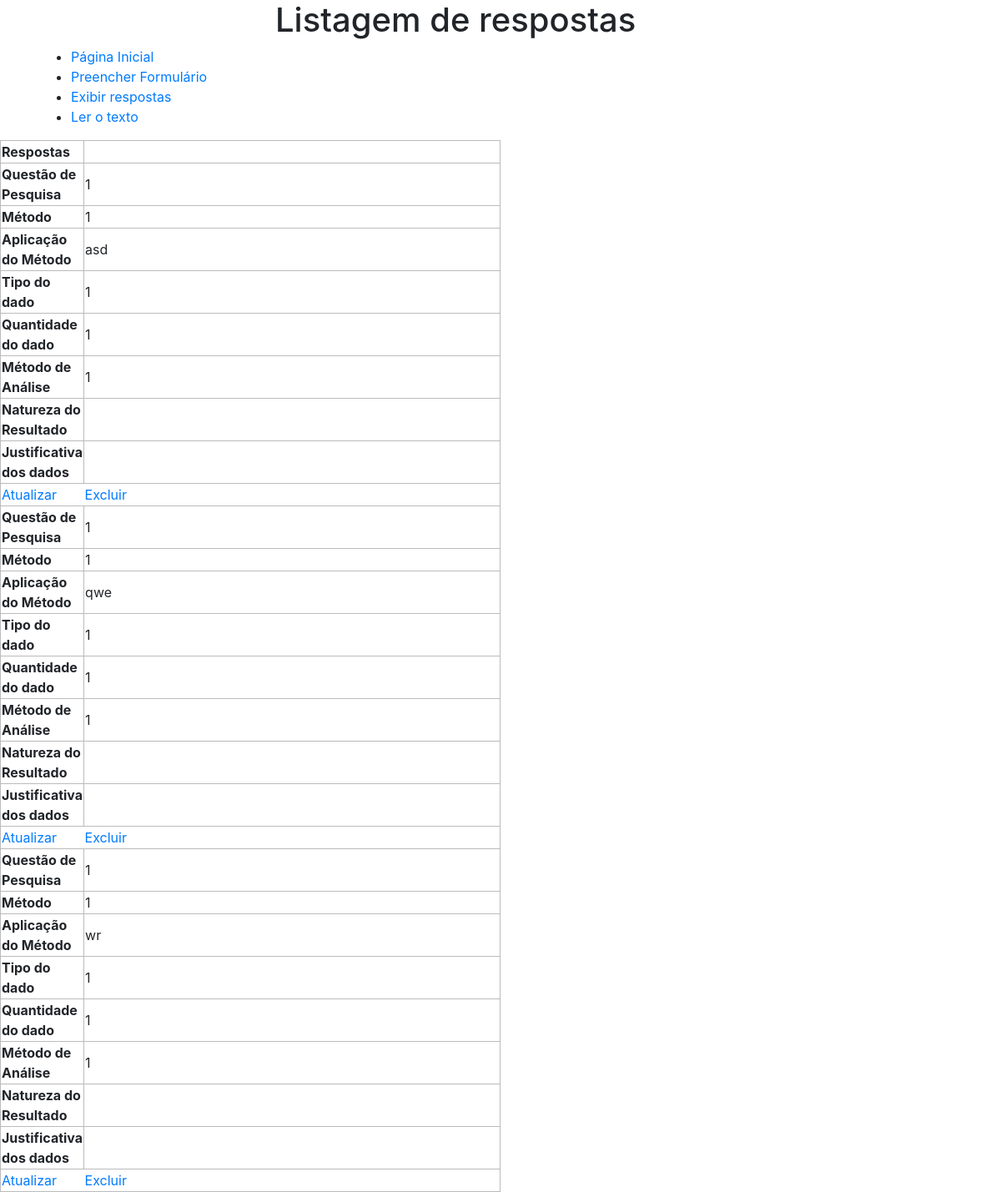
Page /produtos/ on the earlier database version.
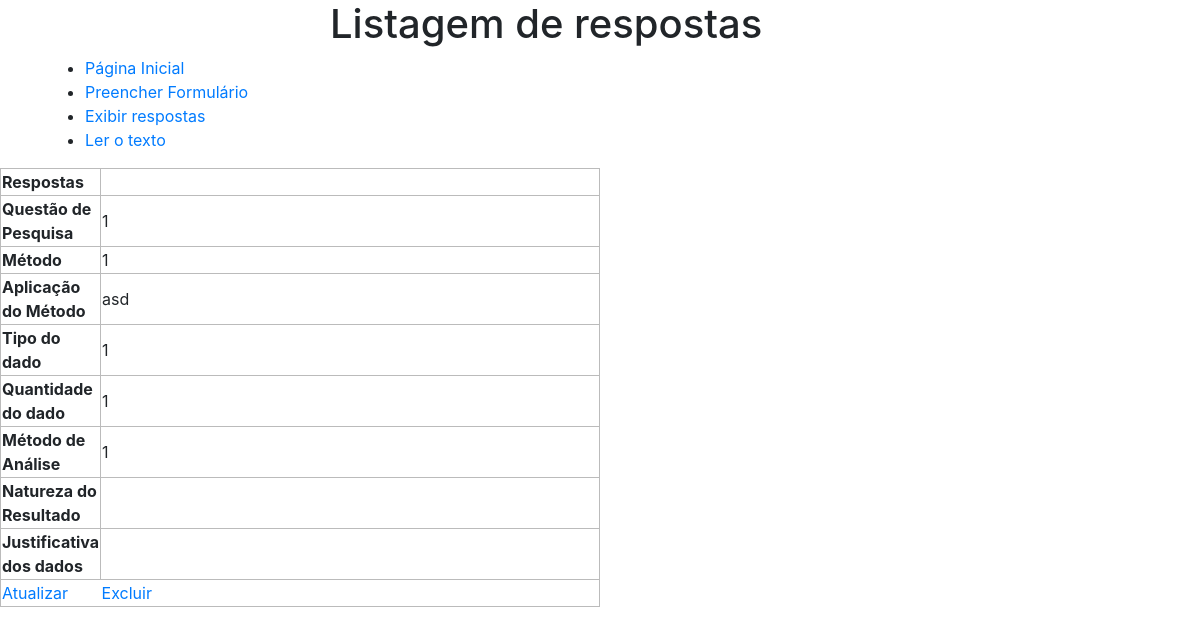
Same page on the later database version.
### helloworld/models.py (models this page shows)
class Produto(models.Model):
    questao_de_pesquisa = models.TextField(
        max_length=255,
        null=False,
        blank=False,
        help_text="(Que perguntas se quer responder com o método?)"
    )
    metodo = models.TextField(
        max_length=255,
        null=False,
        blank=False,
        help_text="(Nome dos métodos aplicados)"
    )
    aplicacao_metodo = models.TextField(
        max_length=255,
        null=False,
        blank=False,
        help_text="(Decisões relacionadas ao modo como o método foi aplicado)"
    )
    tipo_dado = models.TextField(
        max_length=255,
        null=False,
        blank=False
    )
    qtde_dado = models.TextField(
        max_length=255,
        null=False,
        blank=False
    )
    metodo_analise = models.TextField(
        max_length=255,
        null=False,
        blank=False
    )
    natureza_resultado = models.TextField(
        max_length=255,
        null=False,
        blank=False
    )
    dados_justifica = models.TextField(
        max_length=255,
        null=False,
        blank=False
    )
    objetos = models.Manager()

### website/views.py (the view)
# urls.py: path('produtos/', ProdutoListView.as_view(), name="lista_produtos"),
class ProdutoListView(ListView):
    template_name = "website/lista.html"
    model = Produto
    context_object_name = "produtos"

### website/templates/website/lista.html (shortened to what this page needs)
{% extends "base_list.html" %}
{% block title %} Listagem de respostas{% endblock %}

### website/templates/base_list.html (shortened to what this page needs)
<!doctype html>
<html lang="en">
  <head>
    {% load static %}
      <link rel="stylesheet" href="{% static "css/estilos.css" %}">
    <link rel="stylesheet" href="https://stackpath.bootstrapcdn.com/bootstrap/4.3.1/css/bootstrap.min.css"
>
  </head>
  <body>
    <div class="container">
      <div class="row">
          <div class='col-6 mx-auto'>
              <h1>{% block title %} CFE {% endblock %}</h1>
          </div>
      </div>
      <ul>
        <li><a href="{% url 'website:index' %}">Página Inicial</a></li>
        <li><a href="{% url 'website:cadastra_produto' %}">Preencher Formulário</a></li>
        <li><a href="{% url 'website:lista_produtos' %}">Exibir respostas</a></li>
        <li><a href="{% url 'website:texto' %}">Ler o texto</a></li>
      </ul>
  </div>
  <div style="max-width: 50%;">
      <table>
          <thead>
              <tr style="border-bottom: 1px solid #AAA">
                  <td style="width:10%"><b>Respostas</b></td>
              </tr>
          </thead>
          <tbody>
              {% for produto in produtos %}
                  <tr>
                      <td style="width:10%"><b>Questão de Pesquisa</b></td>
                      <td class="cell-breakWord">{{ produto.questao_de_pesquisa }}</td>
                  </tr><tr>
                    <td style="width:10%"><b>Método</b></td>
                      <td class="cell-breakWord">{{ produto.metodo }}</td>
                  </tr><tr>
                      <td style="width:10%"><b>Aplicação do Método</b></td>
                      <td class="cell-breakWord">{{ produto.aplicacao_metodo }}</td>
                  </tr><tr>
                      <td style="width:10%"><b>Tipo do dado</b></td>
                      <td class="cell-breakWord">{{ produto.tipo_dado }}</td>
                  </tr><tr>
                      <td style="width:10%"><b>Quantidade do dado</b></td>
                      <td class="cell-breakWord">{{ produto.qtde_dado }}</td>
                  </tr><tr>
                      <td style="width:10%"><b>Método de Análise</b></td>
                      <td class="cell-breakWord">{{ produto.metodo_analise }}</td>
                  </tr><tr>
                      <td style="width:10%"><b>Natureza do Resultado</b></td>
                      <td class="cell-breakWord">{{ natureza_resultado }}</td>
                  </tr><tr>
                      <td style="width:10%"><b>Justificativa dos dados</b></td>
                      <td class="cell-breakWord">{{ dados_justifica }}</td>
                  </tr><tr>
                      <td class="tdbotoes"><a href="{% url 'website:atualiza_produto' pk=produto.id %}">Atualizar</a></td>
                      <td class="tdbotoes"><a href="{% url 'website:deleta_produto' pk=produto.id %}">Excluir</a></td>
                  </tr>
              {% endfor %}
          </tbody>
      </table>
  </div>
  </body>
</html>

### website/static/css/estilos.css (style rules this page uses)
table { width: 100%; border-collapse: collapse; border: 1px solid #BBB; }
td,tr { border: 1px solid #BBB; }
.tdbotoes { border: none; }
.cell-breakWord { word-wrap: break-word; line-height: 15pt; }

Differences in the rows shown:
removed Produto: questao_de_pesquisa "1", metodo "1", aplicacao_metodo "qwe", tipo_dado "1", qtde_dado "1", metodo_analise "1"
removed Produto: questao_de_pesquisa "1", metodo "1", aplicacao_metodo "wr", tipo_dado "1", qtde_dado "1", metodo_analise "1"
